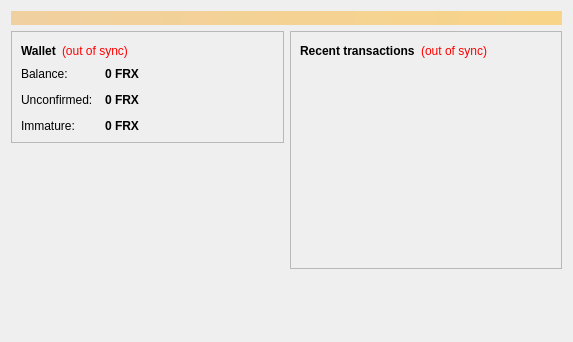
<?xml version="1.0" encoding="UTF-8"?>
<ui version="4.0">
 <class>OverviewPage</class>
 <widget class="QWidget" name="OverviewPage">
  <property name="geometry">
   <rect>
    <x>0</x>
    <y>0</y>
    <width>573</width>
    <height>342</height>
   </rect>
  </property>
  <property name="windowTitle">
   <string>Form</string>
  </property>
  <layout class="QVBoxLayout" name="topLayout">
   <item>
    <widget class="QLabel" name="labelAlerts">
     <property name="visible">
      <bool>false</bool>
     </property>
     <property name="styleSheet">
      <string notr="true">background-color: qlineargradient(x1: 0, y1: 0, x2: 1, y2: 0, stop:0 #F0D0A0, stop:1 #F8D488); color:#000000;</string>
     </property>
     <property name="wordWrap">
      <bool>true</bool>
     </property>
     <property name="margin">
      <number>3</number>
     </property>
    </widget>
   </item>
   <item>
    <layout class="QHBoxLayout" name="horizontalLayout" stretch="1,1">
     <item>
      <layout class="QVBoxLayout" name="verticalLayout_2">
       <item>
        <widget class="QFrame" name="frame">
         <property name="frameShape">
          <enum>QFrame::StyledPanel</enum>
         </property>
         <property name="frameShadow">
          <enum>QFrame::Raised</enum>
         </property>
         <layout class="QVBoxLayout" name="verticalLayout_4">
          <item>
           <layout class="QHBoxLayout" name="horizontalLayout_4">
            <item>
             <widget class="QLabel" name="label_5">
              <property name="font">
               <font>
                <weight>75</weight>
                <bold>true</bold>
               </font>
              </property>
              <property name="text">
               <string>Wallet</string>
              </property>
             </widget>
            </item>
            <item>
             <widget class="QLabel" name="labelWalletStatus">
              <property name="toolTip">
               <string>The displayed information may be out of date. Your wallet automatically synchronizes with the Forexcoin network after a connection is established, but this process has not completed yet.</string>
              </property>
              <property name="styleSheet">
               <string notr="true">QLabel { color: red; }</string>
              </property>
              <property name="text">
               <string notr="true">(out of sync)</string>
              </property>
              <property name="alignment">
               <set>Qt::AlignLeading|Qt::AlignLeft|Qt::AlignVCenter</set>
              </property>
             </widget>
            </item>
            <item>
             <spacer name="horizontalSpacer_2">
              <property name="orientation">
               <enum>Qt::Horizontal</enum>
              </property>
              <property name="sizeHint" stdset="0">
               <size>
                <width>40</width>
                <height>20</height>
               </size>
              </property>
             </spacer>
            </item>
           </layout>
          </item>
          <item>
           <layout class="QFormLayout" name="formLayout_2">
            <property name="fieldGrowthPolicy">
             <enum>QFormLayout::AllNonFixedFieldsGrow</enum>
            </property>
            <property name="horizontalSpacing">
             <number>12</number>
            </property>
            <property name="verticalSpacing">
             <number>12</number>
            </property>
            <item row="0" column="0">
             <widget class="QLabel" name="label">
              <property name="text">
               <string>Balance:</string>
              </property>
             </widget>
            </item>
            <item row="0" column="1">
             <widget class="QLabel" name="labelBalance">
              <property name="font">
               <font>
                <weight>75</weight>
                <bold>true</bold>
               </font>
              </property>
              <property name="cursor">
               <cursorShape>IBeamCursor</cursorShape>
              </property>
              <property name="toolTip">
               <string>Your current balance</string>
              </property>
              <property name="text">
               <string notr="true">0 FRX</string>
              </property>
              <property name="textInteractionFlags">
               <set>Qt::LinksAccessibleByMouse|Qt::TextSelectableByKeyboard|Qt::TextSelectableByMouse</set>
              </property>
             </widget>
            </item>
            <item row="1" column="0">
             <widget class="QLabel" name="label_3">
              <property name="text">
               <string>Unconfirmed:</string>
              </property>
             </widget>
            </item>
            <item row="1" column="1">
             <widget class="QLabel" name="labelUnconfirmed">
              <property name="font">
               <font>
                <weight>75</weight>
                <bold>true</bold>
               </font>
              </property>
              <property name="cursor">
               <cursorShape>IBeamCursor</cursorShape>
              </property>
              <property name="toolTip">
               <string>Total of transactions that have yet to be confirmed, and do not yet count toward the current balance</string>
              </property>
              <property name="text">
               <string notr="true">0 FRX</string>
              </property>
              <property name="textInteractionFlags">
               <set>Qt::LinksAccessibleByMouse|Qt::TextSelectableByKeyboard|Qt::TextSelectableByMouse</set>
              </property>
             </widget>
            </item>
            <item row="2" column="0">
             <widget class="QLabel" name="labelImmatureText">
              <property name="text">
               <string>Immature:</string>
              </property>
             </widget>
            </item>
            <item row="2" column="1">
             <widget class="QLabel" name="labelImmature">
              <property name="font">
               <font>
                <weight>75</weight>
                <bold>true</bold>
               </font>
              </property>
              <property name="toolTip">
               <string>Mined balance that has not yet matured</string>
              </property>
              <property name="text">
               <string notr="true">0 FRX</string>
              </property>
              <property name="textInteractionFlags">
               <set>Qt::LinksAccessibleByMouse|Qt::TextSelectableByKeyboard|Qt::TextSelectableByMouse</set>
              </property>
             </widget>
            </item>
           </layout>
          </item>
         </layout>
        </widget>
       </item>
       <item>
        <spacer name="verticalSpacer">
         <property name="orientation">
          <enum>Qt::Vertical</enum>
         </property>
         <property name="sizeHint" stdset="0">
          <size>
           <width>20</width>
           <height>40</height>
          </size>
         </property>
        </spacer>
       </item>
      </layout>
     </item>
     <item>
      <layout class="QVBoxLayout" name="verticalLayout_3">
       <item>
        <widget class="QFrame" name="frame_2">
         <property name="frameShape">
          <enum>QFrame::StyledPanel</enum>
         </property>
         <property name="frameShadow">
          <enum>QFrame::Raised</enum>
         </property>
         <layout class="QVBoxLayout" name="verticalLayout">
          <item>
           <layout class="QHBoxLayout" name="horizontalLayout_2">
            <item>
             <widget class="QLabel" name="label_4">
              <property name="text">
               <string>&lt;b&gt;Recent transactions&lt;/b&gt;</string>
              </property>
             </widget>
            </item>
            <item>
             <widget class="QLabel" name="labelTransactionsStatus">
              <property name="toolTip">
               <string>The displayed information may be out of date. Your wallet automatically synchronizes with the Forexcoin network after a connection is established, but this process has not completed yet.</string>
              </property>
              <property name="styleSheet">
               <string notr="true">QLabel { color: red; }</string>
              </property>
              <property name="text">
               <string notr="true">(out of sync)</string>
              </property>
              <property name="alignment">
               <set>Qt::AlignRight|Qt::AlignTrailing|Qt::AlignVCenter</set>
              </property>
             </widget>
            </item>
            <item>
             <spacer name="horizontalSpacer">
              <property name="orientation">
               <enum>Qt::Horizontal</enum>
              </property>
              <property name="sizeHint" stdset="0">
               <size>
                <width>40</width>
                <height>20</height>
               </size>
              </property>
             </spacer>
            </item>
           </layout>
          </item>
          <item>
           <widget class="QListView" name="listTransactions">
            <property name="styleSheet">
             <string notr="true">QListView { background: transparent; }</string>
            </property>
            <property name="frameShape">
             <enum>QFrame::NoFrame</enum>
            </property>
            <property name="verticalScrollBarPolicy">
             <enum>Qt::ScrollBarAlwaysOff</enum>
            </property>
            <property name="horizontalScrollBarPolicy">
             <enum>Qt::ScrollBarAlwaysOff</enum>
            </property>
            <property name="selectionMode">
             <enum>QAbstractItemView::NoSelection</enum>
            </property>
           </widget>
          </item>
         </layout>
        </widget>
       </item>
       <item>
        <spacer name="verticalSpacer_2">
         <property name="orientation">
          <enum>Qt::Vertical</enum>
         </property>
         <property name="sizeHint" stdset="0">
          <size>
           <width>20</width>
           <height>40</height>
          </size>
         </property>
        </spacer>
       </item>
      </layout>
     </item>
    </layout>
   </item>
  </layout>
 </widget>
 <resources/>
 <connections/>
</ui>
